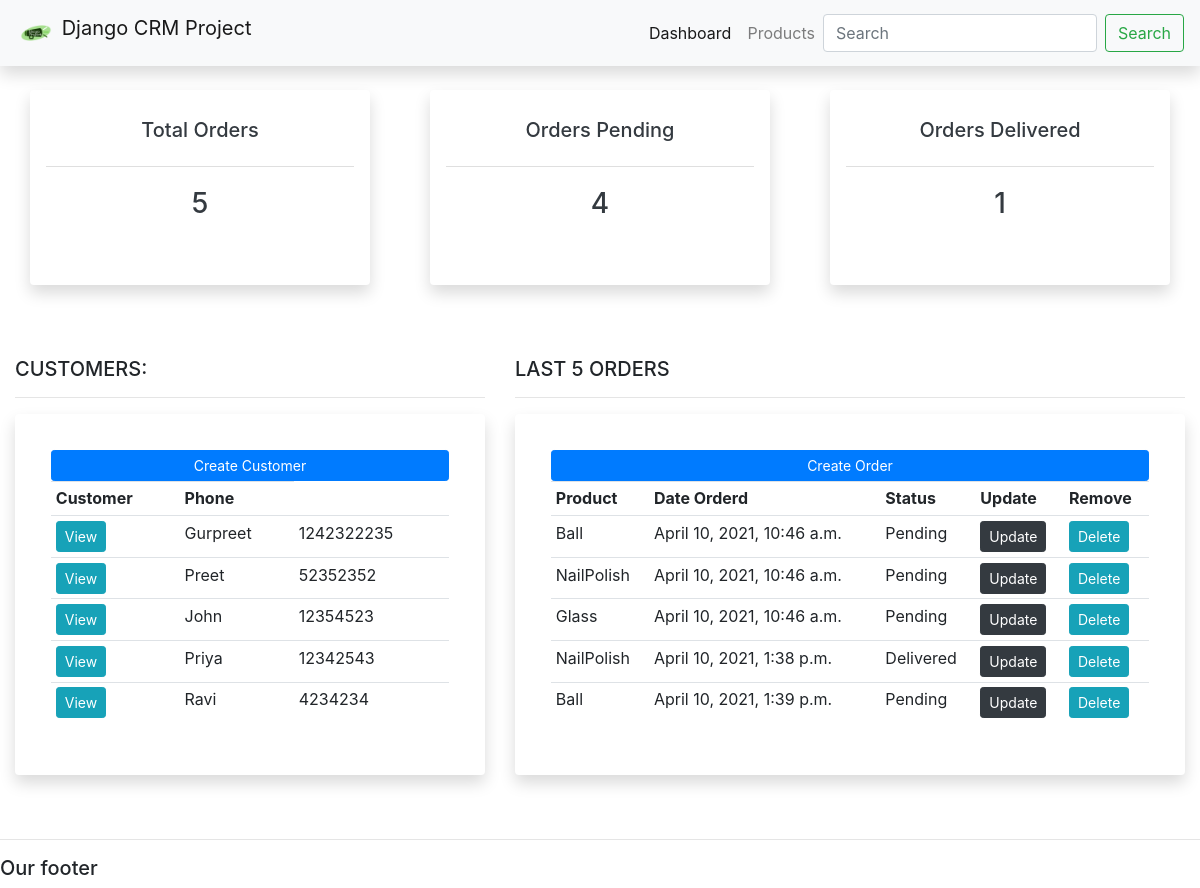
The page / on the database its author committed.
### account/models.py (models this page shows, shortened)
class Customer(models.Model):
	name = models.CharField(max_length=200, null=True)
	phone = models.CharField(max_length=200, null=True)
	email = models.CharField(max_length=200, null=True)
	date_created = models.DateTimeField(auto_now_add=True, null=True)

class Order(models.Model):
	STATUS = (
			('Pending', 'Pending'),
			('Out for delivery', 'Out for delivery'),
			('Delivered', 'Delivered'),
			)
	customer = models.ForeignKey(Customer, null=True, on_delete= models.SET_NULL)
	product = models.ForeignKey(Product, null=True, on_delete= models.SET_NULL)
	date_created = models.DateTimeField(auto_now_add=True, null=True)
	status = models.CharField(max_length=200, null=True, choices=STATUS)

class Product(models.Model):
	CATEGORY = (
			('Indoor', 'Indoor'),
			('Out Door', 'Out Door'),
			)
	name = models.CharField(max_length=200, null=True)
	price = models.FloatField(null=True)
	category = models.CharField(max_length=200, null=True, choices=CATEGORY)
	description = models.CharField(max_length=200, null=True, blank=True)
	date_created = models.DateTimeField(auto_now_add=True, null=True)
	tags = models.ManyToManyField(Tag)
	def __str__(self):
		return self.name

### account/views.py (the view)
# urls.py: path('', views.home, name='home'),
def home(request):
	orders = Order.objects.all()
	customers = Customer.objects.all()
	total_orders = orders.count()
	delivered = orders.filter(status='Delivered').count()
	pending = orders.filter(status='Pending').count()
	context = {'orders':orders, 'customers':customers,
	'total_orders':total_orders,'delivered':delivered,
	'pending':pending }
	return render(request, 'account/dashboard.html', context)

### account/templates/account/dashboard.html
{%  extends 'account/main.html' %}
{% block content %}
{%  include 'account/status.html' %}
<br>
<div class="row">
	<div class="col-md-5">
		<h5>CUSTOMERS:</h5>
		<hr>
		<div class="shadow p-3 mb-5 bg-white rounded">
		<div class="card card-body border-0">
			<a class="btn btn-primary  btn-sm btn-block" href="">Create Customer</a>
			<table class="table table-sm">
				<tr>
					<th>Customer</th>
					<th>Phone</th>
				</tr>
				{% for customer in customers %}
					<tr>
						<td><a class="btn btn-sm btn-info" href="{% url 'customer' customer.id %}">View</a></td>
						<td>{{customer.name}}</td>
						<td>{{customer.phone}}</td>
					</tr>
				{% endfor %}
			</table>
		</div>
		</div>
	</div>
	<div class="col-md-7">
		<h5>LAST 5 ORDERS</h5>
		<hr>
		<div class="shadow p-3 mb-5 bg-white rounded">
		<div class="card card-body border-0">
			<a class="btn btn-primary  btn-sm btn-block" href="">Create Order</a>
			<table class="table table-sm">
				<tr>
					<th>Product</th>
					<th>Date Orderd</th>
					<th>Status</th>
					<th>Update</th>
					<th>Remove</th>
				</tr>
				{% for order in orders %}
					<tr>
						<td>{{order.product}}</td>
						<td>{{order.date_created}}</td>
						<td>{{order.status}}</td>
						<td><a class="btn btn-sm btn-dark" href="">Update</a></td>
						<td><a class="btn btn-sm btn-info" href="">Delete</a></td>
					</tr>
				{% endfor %}
			</table>
		</div>
		</div>
	</div>
</div>
{% endblock %}

### account/templates/account/main.html (shortened to what this page needs)
{% load static %}
<!DOCTYPE html>
<html>
<head>
	<link rel="stylesheet" href="https://stackpath.bootstrapcdn.com/bootstrap/4.3.1/css/bootstrap.min.css">
</head>
<body>
	{%  include 'account/navbar.html' %}
	<div class="container-fluid">
	{% block content %}
	{% endblock %}
    </div>
	<hr>
	<h5>Our footer</h5>
</body>
</html>

### account/templates/account/navbar.html (shortened to what this page needs)
{% load static %}
<nav class="navbar navbar-expand-lg navbar-light bg-light navbar-rounded shadow">
 <a class="navbar-brand" href="#">
    <img src="{% static 'images/logo3.png' %}" width="40" height="40" class="d-inline-block align-top" alt="">
    Django CRM Project
  </a>
  <div class="collapse navbar-collapse justify-content-end" id="navbarNav">
        <ul class="navbar-nav">
          <li class="nav-item active">
            <a class="nav-link" href="{% url 'home' %}">Dashboard</a>
          </li>
          <li class="nav-item">
            <a class="nav-link" href="{% url 'products' %}">Products</a>
          </li>
        </ul>
        <form class="form-inline">
            <input class="form-control mr-sm-2" type="search" placeholder="Search" aria-label="Search">
            <button class="btn btn-outline-success my-2 my-sm-0" type="submit">Search</button>
        </form>
  </div>
</nav>

### account/templates/account/status.html
<br>
<div class="row">
	<div class="col">
		<div class="col-md">
		   <div class="shadow p-3 mb-5 bg-white rounded">
				<div class="card text-center text-dark mb-3 border-0" id="total-orders">
			  	 	<div class="card-header bg-white text-dark">
			  			<h5 class="card-title bg-white text-dark">Total Orders</h5>
			  		</div>
			  		<div class="card-body">
			    		<h3 class="card-title">{{total_orders}}</h3>
			  		</div>
				</div>
			</div>
		</div>
	</div>
	<div class="col">
		<div class="col-md">
		   <div class="shadow p-3 mb-5 bg-white rounded">
				<div class="card text-center text-dark mb-3 border-0" id="orders-pending">
			  	 	<div class="card-header bg-white text-dark">
			  			<h5 class="card-title bg-white text-dark">Orders Pending</h5>
			  		</div>
			  		<div class="card-body">
			    		<h3 class="card-title">{{pending}}</h3>
			  		</div>
				</div>
			</div>
		</div>
	</div>
	<div class="col">
		<div class="col-md">
		   <div class="shadow p-3 mb-5 bg-white rounded">
				<div class="card text-center text-dark mb-3 border-0" id="orders-pending">
			  	 	<div class="card-header bg-white text-dark">
			  			<h5 class="card-title bg-white text-dark">Orders Delivered</h5>
			  		</div>
			  		<div class="card-body">
			    		<h3 class="card-title">{{delivered}}</h3>
			  		</div>
				</div>
			</div>
		</div>
	</div>
</div>

### account/templates/account/main.html (style rules this page uses)
body { background-color: #ffffff; }
#total-orders { background-color: #ffffff; }
#orders-pending { background-color: #ffffff; }

### rows shown on the page
Customer: name "Gurpreet", phone "1242322235"
Customer: name "Preet", phone "52352352"
Customer: name "John", phone "12354523"
Customer: name "Priya", phone "12342543"
Customer: name "Ravi", phone "4234234"
Order: product "Ball", date_created "April 10, 2021, 10:46 a.m.", status "Pending"
Order: product "NailPolish", date_created "April 10, 2021, 10:46 a.m.", status "Pending"
Order: product "Glass", date_created "April 10, 2021, 10:46 a.m.", status "Pending"
Order: product "NailPolish", date_created "April 10, 2021, 1:38 p.m.", status "Delivered"
Order: product "Ball", date_created "April 10, 2021, 1:39 p.m.", status "Pending"

### other values the page prints
{{ total_orders }} "5"
{{ pending }} "4"
{{ delivered }} "1"
